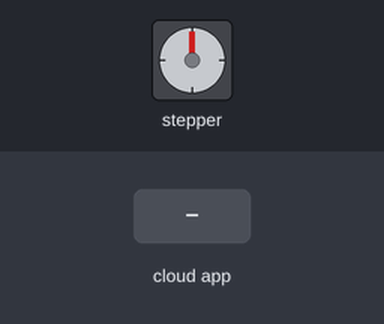
A sketch run on a simulated ESP8266 (NodeMCU). On the bench: stepper motor. Inputs (shaded band) come from the test bench. WiFi joins after 1.5 s; servers stay silent unless stated; stepper angles assume 2038 steps per turn; what the sketch prints to the serial monitor is not drawn.

Above: at 2.8 s.
2.9 s: the phone or cloud app sets YOUR.BLINDS.NAME to 64
At 3.35 s:
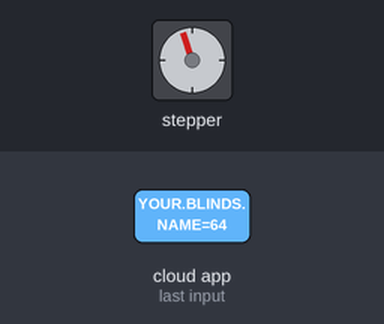
5.9 s: the phone or cloud app sets YOUR.BLINDS.NAME to 0
At 6.2 s:
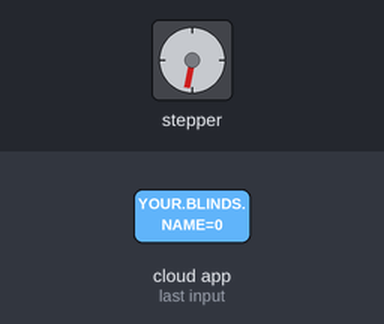
7.4 s: the phone or cloud app sets YOUR.BLINDS.NAME to 128
At 7.85 s:
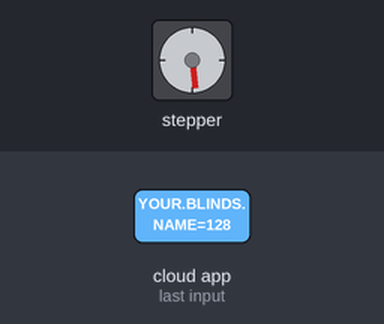
Timing chart, 0 to 19.4 s (numbered marks = the images above; inputs shaded):
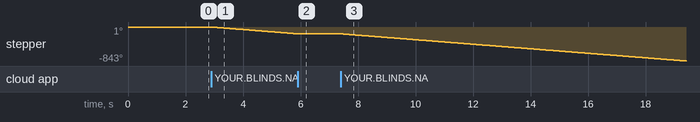

Measured:
- after the input at 2.9 s, stepper: keeps turning counter-clockwise at about 57°/s, starting at once
- after the input at 5.9 s, stepper: stops changing and stays -169°
- after the input at 7.4 s, stepper: keeps turning counter-clockwise at about 56°/s, starting at once

The sketch:

ESP8266_Blinds_with_WebServer_.ino
```cpp
/*
 * This is an example on how to use Espalexa alongside an ESP8266WebServer.
 */
#include <Espalexa.h>
 #ifdef ARDUINO_ARCH_ESP32
#include <WiFi.h>
#include <WebServer.h> //if you get an error here please update to ESP32 arduino core 1.0.0
#else
#include <ESP8266WiFi.h>
#include <ESP8266WebServer.h>
#endif

#include <Stepper.h>

#define D0 16
#define D1 4
#define D2 5
#define D3 0

Stepper myStepper = Stepper(2038, D0, D1, D2, D3);//Connect your stepper here!

int Position = 0;
int AltePosition = 0;
int Steps = 0;
int counter;
int Hoch;
int Runter;

// prototypes
boolean connectWifi();

//callback functions
void firstLightChanged(uint8_t brightness);

// Change this!!! AND line 84 AND line 117
const char* ssid = "your wifi name";
const char* password = "your wifi password";

boolean wifiConnected = false;

Espalexa espalexa;
#ifdef ARDUINO_ARCH_ESP32
WebServer server(80);
#else
ESP8266WebServer server(80);
#endif

void setup()
{


  Serial.begin(115200);


    myStepper.setSpeed(10);

pinMode(D0, OUTPUT);
pinMode(D1, OUTPUT);
pinMode(D2, OUTPUT);
pinMode(D3, OUTPUT);


  // Initialise wifi connection
  wifiConnected = connectWifi();

  if(wifiConnected){
    server.on("/", HTTP_GET, [](){
    server.send(200, "text/plain", "This is an example index page your server may send.");
    });
    server.on("/test", HTTP_GET, [](){
    server.send(200, "text/plain", "This is a second subpage you may have.");
    });
    server.onNotFound([](){
      if (!espalexa.handleAlexaApiCall(server.uri(),server.arg(0))) //if you don't know the URI, ask espalexa whether it is an Alexa control request
      {
        //whatever you want to do with 404s
        server.send(404, "text/plain", "Not found");
      }
    });

    // Define your devices here.
    espalexa.addDevice("YOUR BLINDS NAME", firstLightChanged); //simplest definition, default state off

    espalexa.begin(&server); //give espalexa a pointer to your server object so it can use your server instead of creating its own
    //server.begin(); //omit this since it will be done by espalexa.begin(&server)
  } else
  {
    while (1)
    {
      Serial.println("Cannot connect to WiFi. Please check data and reset the ESP.");
      delay(2500);
    }
  }
}

void loop()
{
   //server.handleClient() //you can omit this line from your code since it will be called in espalexa.loop()
   espalexa.loop();
   delay(1);
}

//our callback functions
void firstLightChanged(uint8_t brightness) {


if (brightness < 255 && brightness >= 3) {
                                          Serial.println("");
                                          Serial.print("Brightness = ");
                                          Serial.println(brightness);
                                          Position = (brightness*(29551/252));// 29551 is the number of steps that my stepper has to do, to let the blinds all the way down. Change this too if your blinds are not on the right spot at 100%
                                          Serial.print("Position = ");
                                          Serial.println(Position);
                                          }
else{
     digitalWrite(D0, LOW);
     digitalWrite(D1, LOW);
     digitalWrite(D2, LOW);
     digitalWrite(D3, LOW);
     }

if (Position != AltePosition){
                              Steps = -(Position - AltePosition);
                              AltePosition = Position;
                              Serial.print("Steps = ");
                              Serial.println(-Steps);

for (counter = 0; counter < Steps; ++counter) {
                                              myStepper.step(1);
                                              //ESP.wdtFeed();
                                              espalexa.loop();
                                              }

for (counter = 0; counter > Steps; --counter) {
                                               myStepper.step(-1);
                                              // ESP.wdtFeed();
                                               espalexa.loop();
                                               }
                              }


if(counter = Steps){
                    digitalWrite(D0, LOW);
                    digitalWrite(D1, LOW);
                    digitalWrite(D2, LOW);
                    digitalWrite(D3, LOW);
                    }
}

// connect to wifi – returns true if successful or false if not
boolean connectWifi(){
  boolean state = true;
  int i = 0;

  WiFi.mode(WIFI_STA);
  WiFi.begin(ssid, password);
  Serial.println("");
  Serial.println("Connecting to WiFi");

  // Wait for connection
  Serial.print("Connecting...");
  while (WiFi.status() != WL_CONNECTED) {
    delay(500);
    Serial.print(".");
    if (i > 20){
      state = false; break;
    }
    i++;
  }
  Serial.println("");
  if (state){
    Serial.print("Connected to ");
    Serial.println(ssid);
    Serial.print("IP address: ");
    Serial.println(WiFi.localIP());
  }
  else {
    Serial.println("Connection failed.");
  }
  delay(100);
  return state;
}
```
